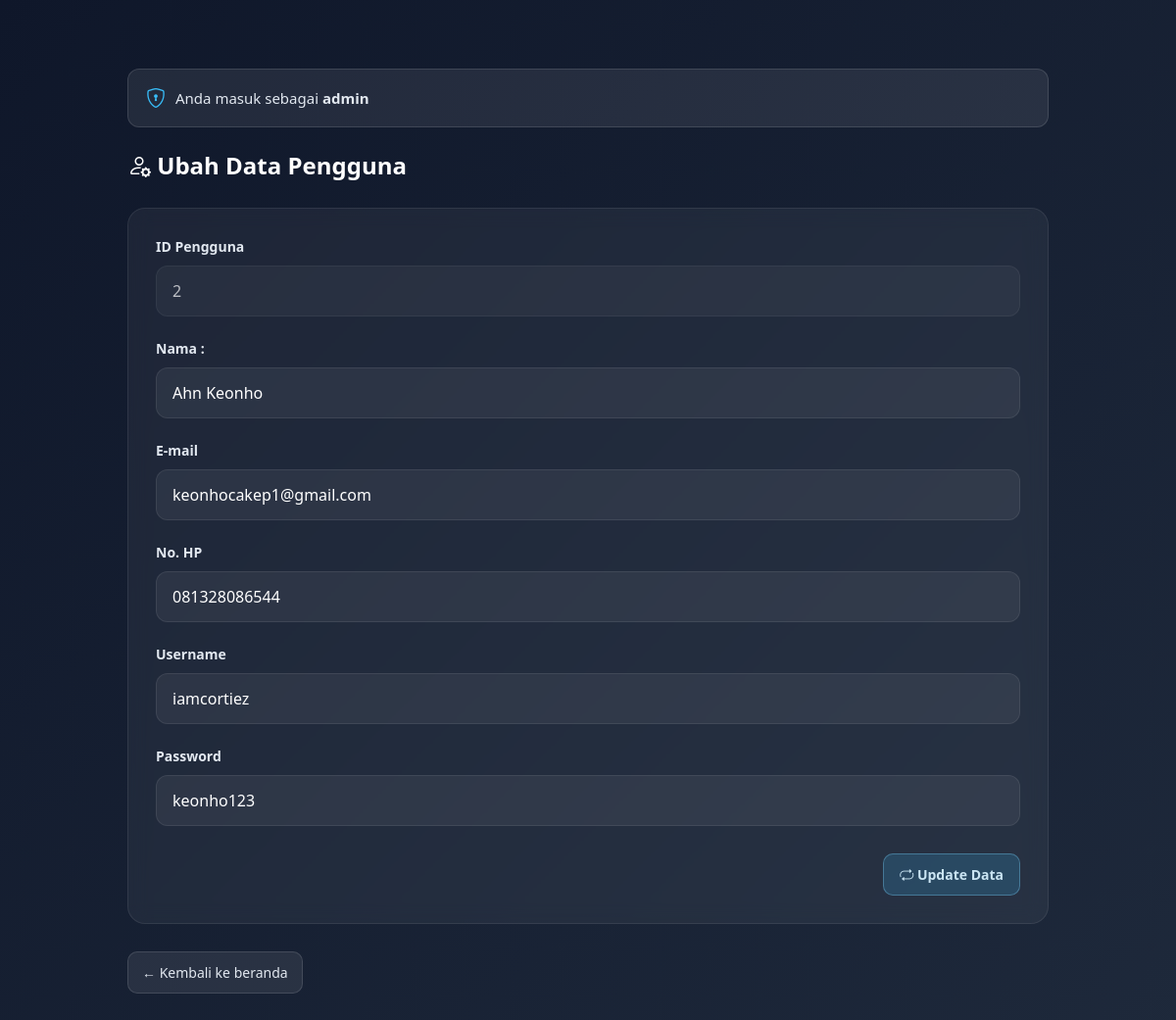
Screenshot of /admin/edit_dataUser.php?id_user=2 (signed in) with the database file from the repository.
### tables this page shows
CREATE TABLE `users` (
  `id_user` int(11) NOT NULL,
  `username` varchar(50) DEFAULT NULL,
  `password` varchar(50) DEFAULT NULL,
  `email` varchar(50) DEFAULT NULL,
  `nama` varchar(50) NOT NULL,
  `no_hp` varchar(20) NOT NULL
);

### admin/edit_dataUser.php (the view, shortened to what this page needs)
<?php
include '../proses/koneksi.php';
$id_user = $_GET['id_user'];
$query = mysqli_query($konek,"SELECT * FROM users WHERE id_user='$id_user'");
$data = mysqli_fetch_array($query);
?>
<!DOCTYPE html>
<html lang="en">
<head>
    <link href="https://cdn.jsdelivr.net/npm/bootstrap@5.3.8/dist/css/bootstrap.min.css" rel="stylesheet">
    <link rel="stylesheet" href="https://cdn.jsdelivr.net/npm/bootstrap-icons@1.10.5/font/bootstrap-icons.css">
    <link rel="stylesheet" href="../css/styleAdmin.css">
</head>
<body class="tampil-data">
<div class="container container-box">
    <div class="admin-info">
        <i class="bi bi-shield-lock"></i>
        <span>Anda masuk sebagai <b><?= $_SESSION['admin_username']; ?></b></span>
    </div>
    <div class="topbar">
        <h1><i class="bi bi-person-gear"></i> Ubah Data Pengguna</h1>
    </div>
    <div class="form-card">
    <form action="../proses/update_dataUser.php" method="POST">
        <div class="form-group-admin">
            <label for="id_user">ID Pengguna</label>
            <input type="text" name = "id_user" class="admin-input"
            value="<?= $data['id_user']; ?>" readonly>
        </div>
        <div class="form-group-admin">
            <label for="nama">Nama : </label>
            <input type="text" name = "nama" class="admin-input"
            value="<?= $data['nama']; ?>">
        </div>
        <div class="form-group-admin">
            <label for="email">E-mail </label>
            <input type="text" name = "email" class="admin-input"
            value="<?= $data['email']; ?>">
        </div>
        <div class="form-group-admin">
            <label for="no_hp">No. HP</label>
            <input type="text" name = "no_hp" class="admin-input"
            value="<?= $data['no_hp']; ?>">
        </div>
        <div class="form-group-admin">
            <label for="username">Username</label>
            <input type="text" name = "username" class="admin-input"
            value="<?= $data['username']; ?>">
        </div>
        <div class="form-group-admin">
            <label for="password">Password</label>
            <input type="text" name = "password" class="admin-input"
            value="<?= $data['password']; ?>">
        </div>
        <div class="form-action form-action-right">
            <button type="submit" class="btn-save">
                <i class="bi bi-repeat"></i> Update Data
            </button>
        </div>
    </form>
    </div>
    <div class="form-action">
        <a href="tampil_users.php" class="btn-back">
            ← Kembali ke beranda
        </a>
    </div>
</div>
</body>
</html>

### css/styleAdmin.css (style rules this page uses)
* { margin: 0; padding: 0; box-sizing: border-box; font-family: 'Segoe UI', sans-serif; }
.container-box { padding: 40px; }
.tampil-data { margin: 0; font-family: 'Segoe UI', sans-serif; background: linear-gradient(135deg, #0f172a, #1e293b); color: white; }
.container-box { max-width: 1000px; min-height: 88vh; width: 100%; margin: 40px auto; padding: 30px; overflow-x: auto; }
.admin-info { display: flex; align-items: center; gap: 10px; background: rgba(255,255,255,0.08); border: 1px solid rgba(255,255,255,0.12); padding: 14px 18px; border-radius: 12px; margin-bottom: 25px; color: #e2e8f0; font-size: 15px; }
.admin-info i { color: #38bdf8; font-size: 20px; }
.topbar { display: flex; justify-content: space-between; align-items: center; margin-bottom: 20px; }
.topbar h1 { font-size: 24px; font-weight: 700; }
.btn-back { display: inline-block; padding: 10px 14px; border-radius: 10px; background: rgba(255,255,255,0.08); color: #e2e8f0; text-decoration: none; font-size: 14px; border: 1px solid rgba(255,255,255,0.12); transition: 0.2s; }
.form-card { background: rgba(255,255,255,0.05); border: 1px solid rgba(255,255,255,0.08); border-radius: 18px; padding: 28px; backdrop-filter: blur(10px); }
.form-group-admin { margin-bottom: 22px; }
.form-group-admin label { display: block; margin-bottom: 9px; color: #e2e8f0; font-size: 14px; font-weight: 600; }
.admin-input { width: 100%; height: 52px; padding: 0 16px; border-radius: 12px; border: 1px solid rgba(255,255,255,0.08); background: rgba(255,255,255,0.06); color: white; outline: none; transition: 0.2s; }
.admin-input[readonly] { opacity: 0.7; cursor: not-allowed; }
.form-action { margin-top: 28px; display: flex; justify-content: space-between; align-items: center; gap: 12px; }
.form-action-right { display: flex; justify-content: flex-end; }
.btn-save { background: rgba(56, 189, 248, 0.18); color: #cbe5f3; padding: 10px 16px; border-radius: 10px; border: 1px solid rgba(125, 211, 252, 0.35); font-weight: 600; font-size: 14px; cursor: pointer; transition: 0.2s; }

### rows the page displays
users: id_user "2", nama "Ahn Keonho", email "keonhocakep1@gmail.com", no_hp "081328086544", username "iamcortiez", password "keonho123"

### other values shown
$_SESSION['admin_username'] "admin"
